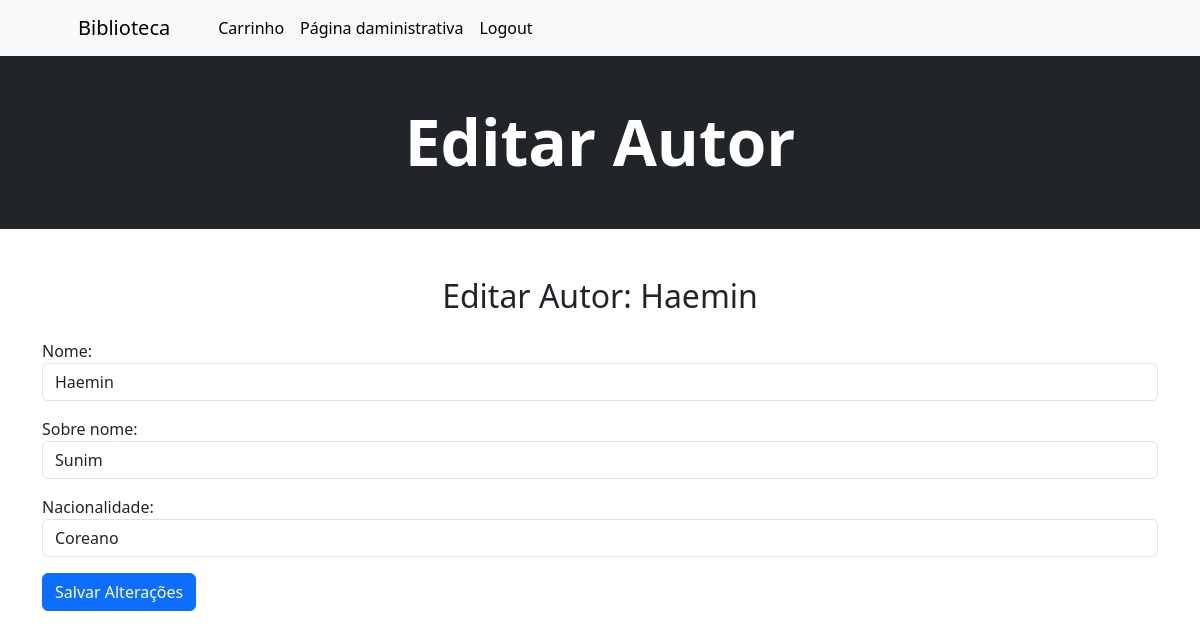
Page /editar_autor/4/ (signed in) on the committed database.
### biblioteca/models.py (models this page shows, shortened)
class Autores(models.Model):
    id = models.AutoField(primary_key=True)
    nome = models.CharField(max_length=10)
    sobre_nome = models.CharField(max_length=20, null=True)
    nacionalidade = models.CharField(max_length=15, null=True)

### biblioteca/views.py (the view)
# urls.py: path('editar_autor/<int:autor_id>/', editar_autor, name='editar_autor'),
@login_required
def editar_autor(request, autor_id):
    autor = get_object_or_404(Autores, id=autor_id)
    if request.method == 'POST':
        form = AutorForm(request.POST, instance=autor)
        if form.is_valid():
            form.save()
            messages.success(request, "Autor editado com sucesso!")
            return redirect('home')
    else:
        form = AutorForm(instance=autor)
    return render(request, 'editar_autor.html', {'form': form, 'autor': autor})

### biblioteca/forms.py
class AutorForm(forms.ModelForm):
    class Meta:
        model = Autores
        fields = ['nome', 'sobre_nome', 'nacionalidade']
        widgets = {
            'nome': forms.TextInput(attrs={'class': 'form-control'}),
            'nacionalidade': forms.TextInput(attrs={'class': 'form-control'}),
        }
    sobre_nome = forms.CharField(required=False, widget=forms.TextInput(attrs={'class': 'form-control'}))

### biblioteca/templates/editar_autor.html (shortened to what this page needs)
{% extends "base.html" %}
{% block title %}Editar Autor{% endblock title %}
{% block content %}
<div class="container mt-5">
    <h2 class="text-center mb-4">Editar Autor: {{ autor.nome }}</h2>
    <form method="POST">
        {{ form.as_p }}
        <button type="submit" class="btn btn-primary">Salvar Alterações</button>
    </form>
</div>
{% endblock content %}

### rows in the picture
Autores: nome "Haemin", sobre_nome "Sunim", nacionalidade "Coreano"
